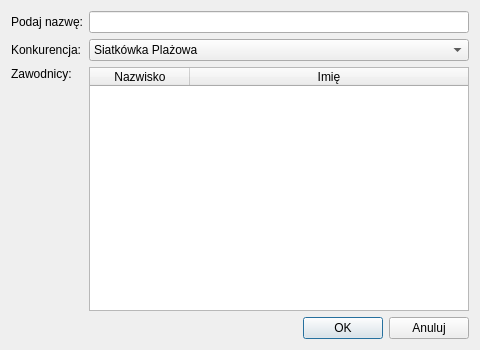
<?xml version="1.0" encoding="UTF-8"?>
<ui version="4.0">
 <class>EditTeamDialog</class>
 <widget class="QDialog" name="EditTeamDialog">
  <property name="geometry">
   <rect>
    <x>0</x>
    <y>0</y>
    <width>480</width>
    <height>350</height>
   </rect>
  </property>
  <property name="windowTitle">
   <string>Dialog</string>
  </property>
  <layout class="QVBoxLayout" name="verticalLayout_2">
   <item>
    <layout class="QGridLayout" name="gridLayout">
     <item row="1" column="0">
      <widget class="QLabel" name="label">
       <property name="text">
        <string>Konkurencja:</string>
       </property>
      </widget>
     </item>
     <item row="0" column="2">
      <widget class="QLineEdit" name="NazwaDruzyny"/>
     </item>
     <item row="0" column="0">
      <widget class="QLabel" name="label_Nazwa">
       <property name="text">
        <string>Podaj nazwę:</string>
       </property>
      </widget>
     </item>
     <item row="1" column="2">
      <widget class="QComboBox" name="Konkurencja">
       <item>
        <property name="text">
         <string>Siatkówka Plażowa</string>
        </property>
       </item>
       <item>
        <property name="text">
         <string>Przeciąganie Liny</string>
        </property>
       </item>
       <item>
        <property name="text">
         <string>Dwa Ognie</string>
        </property>
       </item>
      </widget>
     </item>
     <item row="2" column="0">
      <layout class="QVBoxLayout" name="verticalLayout">
       <item>
        <widget class="QLabel" name="label_Zawodnicy">
         <property name="text">
          <string>Zawodnicy:</string>
         </property>
        </widget>
       </item>
       <item>
        <spacer name="verticalSpacer">
         <property name="orientation">
          <enum>Qt::Vertical</enum>
         </property>
         <property name="sizeHint" stdset="0">
          <size>
           <width>20</width>
           <height>40</height>
          </size>
         </property>
        </spacer>
       </item>
      </layout>
     </item>
     <item row="2" column="2">
      <widget class="QTableWidget" name="Zawodnicy">
       <property name="sizeAdjustPolicy">
        <enum>QAbstractScrollArea::AdjustIgnored</enum>
       </property>
       <attribute name="horizontalHeaderStretchLastSection">
        <bool>true</bool>
       </attribute>
       <column>
        <property name="text">
         <string>Nazwisko</string>
        </property>
       </column>
       <column>
        <property name="text">
         <string>Imię</string>
        </property>
       </column>
      </widget>
     </item>
    </layout>
   </item>
   <item>
    <layout class="QHBoxLayout" name="horizontalLayout">
     <item>
      <spacer name="horizontalSpacer">
       <property name="orientation">
        <enum>Qt::Horizontal</enum>
       </property>
       <property name="sizeHint" stdset="0">
        <size>
         <width>40</width>
         <height>20</height>
        </size>
       </property>
      </spacer>
     </item>
     <item>
      <widget class="QPushButton" name="OK">
       <property name="text">
        <string>OK</string>
       </property>
      </widget>
     </item>
     <item>
      <widget class="QPushButton" name="Anuluj">
       <property name="text">
        <string>Anuluj</string>
       </property>
      </widget>
     </item>
    </layout>
   </item>
  </layout>
 </widget>
 <resources/>
 <connections/>
</ui>
